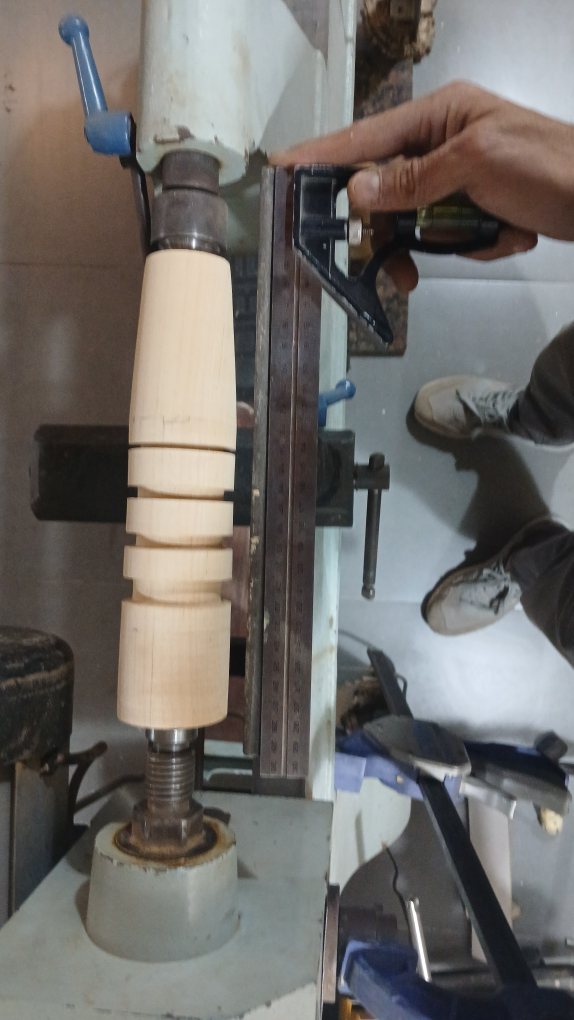
#> input picture services/lathe_guard/corpus/real_bg/1000096816.jpg, 2296 x 4080 px (shown at 1/4 size)
$ python calibrate_lathe.py --image corpus/real_bg/1000096816.jpg   (older library calls are emulated)
#> lines starting #> are read from the running program, lines starting #| are printed output that depends on the picture
### services/lathe_guard/lathe_vision_capture.py
"""
lathe_vision_capture.py — High-Speed Camera Capture & Dynamic Red-Zone Profiler
The Crafters Hub | The Cabinet AI Automation
Supports:
  - Android Phones via RTSP / HTTP (IP Webcam, RTSP Camera app)
  - Android Phones via USB Direct (DroidCam, Iriun Webcam, USB Camera Index 0, 1, 2)
  - Synthetic Mock Mode (--mock) for zero-hardware bench testing
"""

import argparse
import os
import sys
import time
from typing import List, Optional, Tuple
import cv2
import numpy as np
from lathe_profile import load_lathe_profile
from lathe_scheduler import MASK_CAPTURE_CORES, win32_realtime_context
from lathe_shm import DEFAULT_SHM_NAME, LatheShmWriter, ROI_C, ROI_H, ROI_W, StatusFlag

# Default calibrated spindle centerline in the 600x900 ROI
SPINDLE_AXIS_Y = 300
X_STATIONS = [120, 320, 520, 720]
CAMERA_FAULT_MASK = int(
    StatusFlag.CAMERA_FROZEN | StatusFlag.CAMERA_OBSTRUCTED | StatusFlag.CAMERA_MOVED
)


def compute_dynamic_red_zone(
    roi_bgr: np.ndarray,
    safety_margin_px: int = 25,
    radius_clamp: Tuple[int, int] = (60, 160),
    prev_poly: Optional[np.ndarray] = None,
    max_step_px: int = 10,
    axis_y: Optional[int] = None,
    x_stations: Optional[List[int]] = None,
) -> np.ndarray:
    """
    Profiles the vertical Sobel edge envelope perpendicular to SPINDLE_AXIS_Y across
    4 axial stations to measure real-time turning blank radius and pinch boundaries.
    Uses nearest outward silhouette edge, clamps radius to `radius_clamp` ([60, 160]),
    and rate-limits boundary changes to `+-max_step_px` per update (F-4).
    Returns an 8-vertex closed polygon (shape: 8x2, dtype: int32).
    """
    ax_y = SPINDLE_AXIS_Y if axis_y is None else int(axis_y)
    stations = X_STATIONS if x_stations is None else [int(s) for s in x_stations]

    gray = cv2.cvtColor(roi_bgr, cv2.COLOR_BGR2GRAY)
    grad_y = cv2.Sobel(gray, cv2.CV_16S, 0, 1, ksize=3)
    abs_grad = cv2.convertScaleAbs(grad_y)

    r_min, r_max = int(radius_clamp[0]), int(radius_clamp[1])
    min_core_r = 30
    max_search_r = max(min_core_r + 10, r_max - safety_margin_px + 15)

    top_pts = []
    bot_pts = []

    for x in stations:
        strip = abs_grad[:, max(0, x - 6):min(ROI_W, x + 6)].mean(axis=1)
        top_band_start = max(0, ax_y - max_search_r)
        top_band_end = max(0, ax_y - min_core_r)
        bot_band_start = min(ROI_H, ax_y + min_core_r)
        bot_band_end = min(ROI_H, ax_y + max_search_r)

        above_edges = np.where(strip[top_band_start:top_band_end] > 40)[0]
        below_edges = np.where(strip[bot_band_start:bot_band_end] > 40)[0]

        # Outermost strong silhouette edge within clamped search band (compensated 2px for Sobel/stroke width)
        r_top = max(0, (ax_y - (top_band_start + int(above_edges[0]))) - 2) if len(above_edges) > 0 else 75
        r_bot = max(0, (min_core_r + int(below_edges[-1])) - 2) if len(below_edges) > 0 else 75

        raw_radius = max(r_top, r_bot) + safety_margin_px
        radius = int(np.clip(raw_radius, r_min, r_max))

        top_pts.append([x, max(10, ax_y - radius)])
        bot_pts.append([x, min(ROI_H - 10, ax_y + radius)])

    new_poly = np.array(top_pts + bot_pts[::-1], dtype=np.int32)
    if prev_poly is not None and prev_poly.shape == new_poly.shape and max_step_px > 0:
        dy = np.clip(new_poly[:, 1] - prev_poly[:, 1], -max_step_px, max_step_px)
        new_poly[:, 1] = prev_poly[:, 1] + dy

    return new_poly


# [194 lines left out: functions generate_mock_lathe_frame, open_camera, run_capture_loop, not called in this run]


# [38 lines that do not run on import are left out]

### services/lathe_guard/calibrate_lathe.py
"""
calibrate_lathe.py — Interactive & CLI Lathe Geometry Calibration Wizard (Phase 3: T3.2)
The Crafters Hub | LatheGuard Physical AI

Allows any workshop to retrofit LatheGuard onto their woodturning lathe in 5 steps:
  1. Spindle Axis (2 clicks along the headstock-to-tailstock centerline)
  2. Headstock & Tailstock Zone Boundaries (2 clicks marking chuck end and live-center end)
  3. Operator Position (`bottom` y > axis_y or `top` y < axis_y)
  4. Physical Scale Calibration (2 clicks across a known ruler length, e.g. 100 mm on a steel square)
  5. Saves `<output>.json` to `profiles/` and writes a visual Red-Zone calibration preview image.
"""

import argparse
import json
import math
from pathlib import Path
from typing import Any, Dict, List, Optional, Tuple
import cv2
import numpy as np

from lathe_profile import DEFAULT_LATHE_PROFILE, PROFILES_DIR
from lathe_shm import ROI_H, ROI_W
from lathe_vision_capture import compute_dynamic_red_zone


def compute_calibration_profile(
    name: str,
    axis_pts: Tuple[Tuple[int, int], Tuple[int, int]],
    zone_pts: Tuple[Tuple[int, int], Tuple[int, int]],
    ruler_pts: Optional[Tuple[Tuple[int, int], Tuple[int, int]]] = None,
    ruler_mm: float = 100.0,
    operator_side: str = "bottom",
    roi_offset: Tuple[int, int] = (510, 240),
) -> Dict[str, Any]:
    """Computes a standardized LatheGuard profile dictionary from calibration points in 900x600 ROI space."""
    prof = json.loads(json.dumps(DEFAULT_LATHE_PROFILE))
    prof["name"] = name
    prof["roi"] = {"x0": int(roi_offset[0]), "y0": int(roi_offset[1])}

    axis_y = int(round((axis_pts[0][1] + axis_pts[1][1]) / 2.0))
    axis_y = int(np.clip(axis_y, 120, ROI_H - 120))
    prof["axis_y"] = axis_y

    hx = min(int(zone_pts[0][0]), int(zone_pts[1][0]))
    tx = max(int(zone_pts[0][0]), int(zone_pts[1][0]))
    span = max(120, tx - hx)
    prof["zones"] = {
        "headstock_x_max": int(hx + 0.25 * span),
        "tailstock_x_min": int(hx + 0.75 * span),
    }
    prof["x_stations"] = [
        int(hx + 0.05 * span),
        int(hx + 0.35 * span),
        int(hx + 0.65 * span),
        int(hx + 0.95 * span),
    ]
    prof["operator_side"] = "bottom" if str(operator_side).lower() != "top" else "top"

    if ruler_pts is not None and ruler_mm > 0:
        dx = float(ruler_pts[1][0] - ruler_pts[0][0])
        dy = float(ruler_pts[1][1] - ruler_pts[0][1])
        dist_px = math.hypot(dx, dy)
        prof["px_per_mm"] = round(dist_px / float(ruler_mm), 3) if dist_px > 1.0 else None
    else:
        prof["px_per_mm"] = None

    return prof


def render_calibration_preview(roi_bgr: np.ndarray, prof: Dict[str, Any]) -> np.ndarray:
    """Draws the calibrated spindle axis, headstock/tailstock zones, and dynamic Red-Zone polygon."""
    vis = roi_bgr.copy()
    axis_y = int(prof.get("axis_y", 300))
    poly = compute_dynamic_red_zone(
        vis,
        safety_margin_px=int(prof.get("margin_px", 25)),
        radius_clamp=tuple(prof.get("radius_clamp", [60, 160])),
    )
    overlay = vis.copy()
    cv2.fillPoly(overlay, [poly], (0, 0, 180))
    cv2.addWeighted(overlay, 0.28, vis, 0.72, 0, vis)
    cv2.polylines(vis, [poly], True, (0, 215, 255), 2)
    cv2.line(vis, (0, axis_y), (ROI_W, axis_y), (0, 255, 128), 1, cv2.LINE_AA)

    hx = int(prof["zones"]["headstock_x_max"])
    tx = int(prof["zones"]["tailstock_x_min"])
    cv2.line(vis, (hx, 0), (hx, ROI_H), (255, 180, 0), 1)
    cv2.line(vis, (tx, 0), (tx, ROI_H), (255, 180, 0), 1)
    scale_txt = f"{prof['px_per_mm']} px/mm" if prof.get("px_per_mm") else "uncalibrated scale"
    cv2.putText(
        vis,
        f"Profile: {prof['name']} | Axis Y={axis_y} | Op={prof['operator_side']} | {scale_txt}",
        (16, 28),
        cv2.FONT_HERSHEY_SIMPLEX,
        0.58,
        (240, 245, 255),
        2,
        cv2.LINE_AA,
    )
    return vis


def main(argv: Optional[List[str]] = None) -> int:
    parser = argparse.ArgumentParser(description="LatheGuard 5-Step Lathe Calibration Wizard")
    parser.add_argument("--image", type=str, default="", help="Path to workshop lathe photo (1920x1080 or resized)")
    parser.add_argument("--name", type=str, default="custom_lathe", help="Profile name to save")
    parser.add_argument("--operator-side", type=str, default="bottom", choices=["bottom", "top"])
    parser.add_argument("--ruler-mm", type=float, default=100.0, help="Known ruler segment length in mm")
    parser.add_argument("--non-interactive", action="store_true", help="Run automated calibration without GUI clicks")
    parser.add_argument("--preview-out", type=str, default="", help="Optional path to save preview image")
    args = parser.parse_args(argv)

    if args.image and Path(args.image).is_file():
        img = cv2.imread(args.image)
#> img is the input picture: shape (4080, 2296, 3); mean B, G, R 105.3, 108.4, 111.3
        full = cv2.resize(img, (1920, 1080))
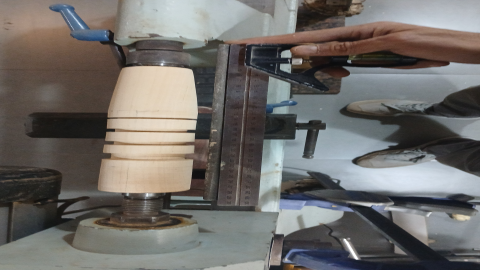
#> full: shape (1080, 1920, 3) (shown at 1/4 size); mean B, G, R 105.2, 108.3, 111.2
        roi = full[240 : 240 + ROI_H, 510 : 510 + ROI_W].copy()
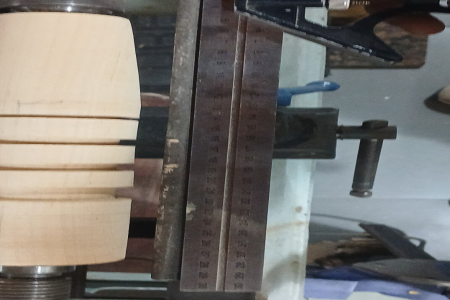
#> roi: shape (600, 900, 3) (shown at 1/2 size); mean B, G, R 111.8, 116.2, 119.1
    else:
        roi = np.full((ROI_H, ROI_W, 3), 28, dtype=np.uint8)
        cv2.rectangle(roi, (100, 210), (760, 390), (70, 142, 212), -1)

    clicks: List[Tuple[int, int]] = []
    if not args.non_interactive:
        win = "LatheGuard Calibration (Click: 2x Axis, 2x Head/Tail, 2x Ruler 100mm, then press Q)"
        disp = roi.copy()

        # [5 lines left out: function _on_mouse, not called in this run]

        cv2.namedWindow(win, cv2.WINDOW_NORMAL)
        cv2.setMouseCallback(win, _on_mouse)
        cv2.imshow(win, disp)
        while len(clicks) < 6:
            key = cv2.waitKey(30) & 0xFF
#> (key q is pressed here)
            if key in (ord("q"), 27):
                break
        cv2.destroyAllWindows()

    if len(clicks) >= 6:
        axis_pts = (clicks[0], clicks[1])
        zone_pts = (clicks[2], clicks[3])
        ruler_pts = (clicks[4], clicks[5])
    else:
        axis_pts = ((120, 300), (720, 300))
        zone_pts = ((120, 300), (720, 300))
        ruler_pts = ((300, 420), (420, 420))

    prof = compute_calibration_profile(
        name=args.name,
        axis_pts=axis_pts,
        zone_pts=zone_pts,
        ruler_pts=ruler_pts,
        ruler_mm=args.ruler_mm,
        operator_side=args.operator_side,
    )
    PROFILES_DIR.mkdir(parents=True, exist_ok=True)
    out_json = PROFILES_DIR / f"{args.name}.json"
    out_json.write_text(json.dumps(prof, indent=2), encoding="utf-8")
    print(f"[CALIBRATE] Saved profile -> {out_json}")

    preview = render_calibration_preview(roi, prof)
#> in compute_dynamic_red_zone, `gray = cv2.cvtColor(roi_bgr, cv2.COLOR_BGR2GRAY)`:
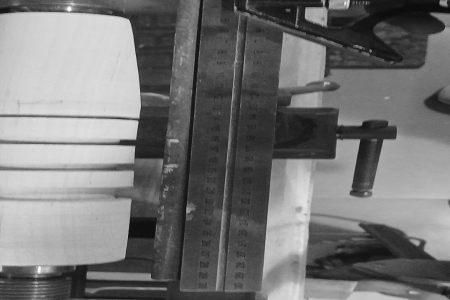
#> gray: shape (600, 900) (shown at 1/2 size); min 6, max 254, mean 116.6
#> in compute_dynamic_red_zone, `grad_y = cv2.Sobel(gray, cv2.CV_16S, 0, 1, ksize=3)`:
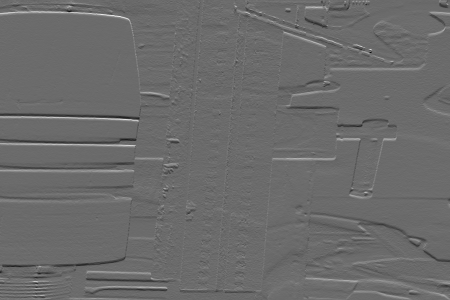
#> grad_y: shape (600, 900) int16 (shown at 1/2 size); min -420, max 577, mean 0.6; drawn with min black and max white
#> in compute_dynamic_red_zone, `abs_grad = cv2.convertScaleAbs(grad_y)`:
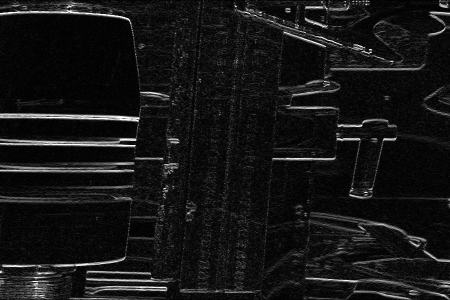
#> abs_grad: shape (600, 900) (shown at 1/2 size); min 0, max 255, mean 21.6
#> the loop in compute_dynamic_red_zone, `for x in stations:` made 4 passes
#> (above_edges, r_top, r_bot, raw_radius, radius) on passes 1, 4: ([78, 79, 80, 81, 82, 83, 84, 85, 86, 87, 88], 70, 103, 128, 128), ([95, 99, 100, 101, 102, 103], 53, 146, 171, 160)
#> after the loop in compute_dynamic_red_zone, `for x in stations:`: bot_pts = [[120, 428], [320, 460], [520, 400], [720, 460]]; top_pts = [[120, 172], [320, 140], [520, 200], [720, 140]]
#> in compute_dynamic_red_zone, `new_poly = np.array(top_pts + bot_pts[::-1], dtype=np.int32)`: new_poly = [[120, 172], [320, 140], [520, 200], [720, 140], [720, 460], [520, 400], [320, 460], [120, 428]]
#> in render_calibration_preview, `poly = compute_dynamic_red_zone( vis, safety_margin_px=int(prof.get("m..`: poly has the same summary as new_poly in compute_dynamic_red_zone
#> in render_calibration_preview, `cv2.fillPoly(overlay, [poly], (0, 0, 180))`:
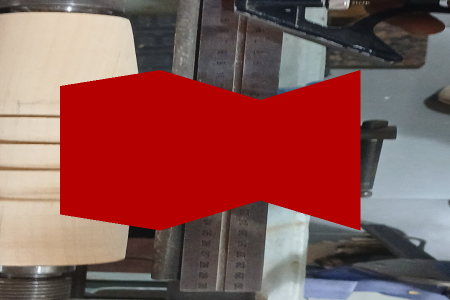
#> overlay: shape (600, 900, 3) (shown at 1/2 size); mean B, G, R 80, 82.8, 138.9
#> in render_calibration_preview, `cv2.putText( vis, f"Profile: {prof['name']} | Axis Y={axis_y} | Op={pr..`:
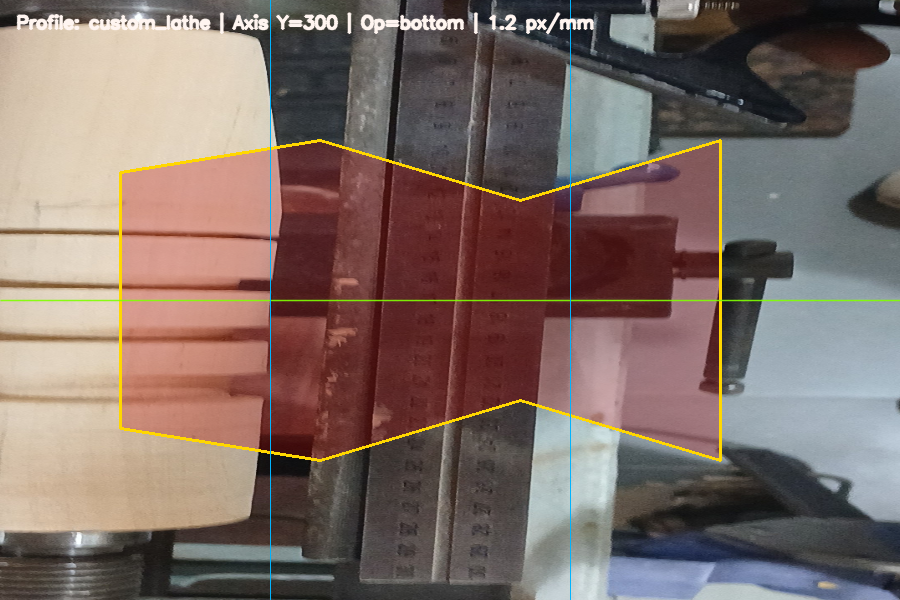
#> vis: shape (600, 900, 3); mean B, G, R 103.3, 109.7, 126.8
    if args.preview_out:
        Path(args.preview_out).parent.mkdir(parents=True, exist_ok=True)
        cv2.imwrite(args.preview_out, preview)
        print(f"[CALIBRATE] Saved preview -> {args.preview_out}")
    return 0


if __name__ == "__main__":
    raise SystemExit(main())
#> (the program exits here)

$ run again, on services/lathe_guard/corpus/real_bg/1000096832.jpg
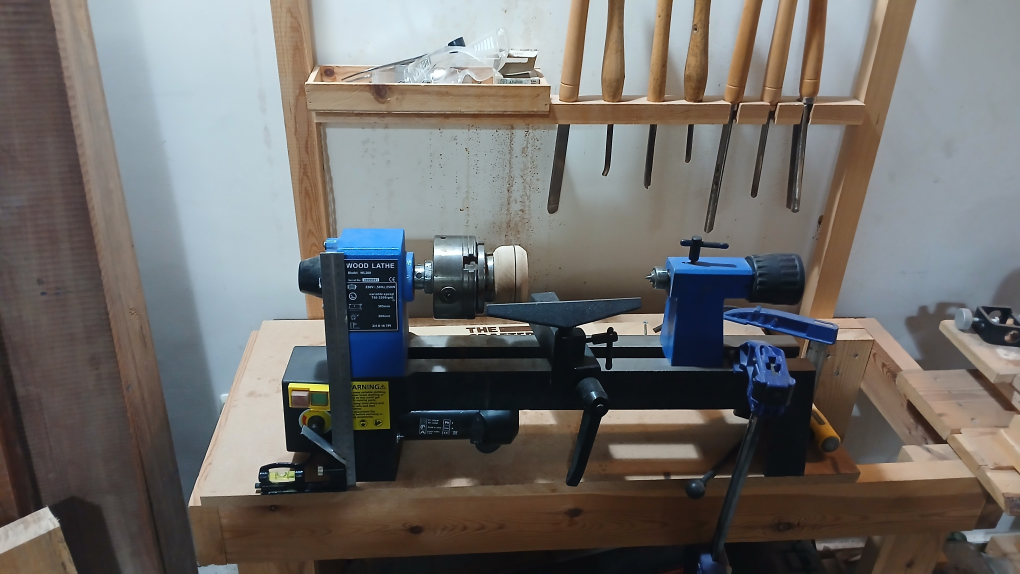
#> input picture services/lathe_guard/corpus/real_bg/1000096832.jpg, 4080 x 2296 px (shown at 1/4 size)
#> in main, img is the input picture: shape (2296, 4080, 3); mean B, G, R 105.4, 108, 110.7
#> in compute_dynamic_red_zone, `abs_grad = cv2.convertScaleAbs(grad_y)`:
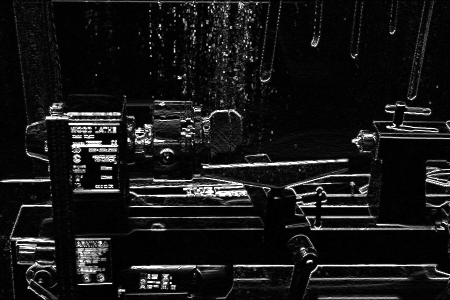
#> abs_grad: shape (600, 900) (shown at 1/2 size); min 0, max 255, mean 23.2
#> the loop in compute_dynamic_red_zone, `for x in stations:` made 4 passes
#> (r_top, r_bot, raw_radius, radius) on passes 1 to 2: (93, 75, 118, 118), (147, 147, 172, 160)
#> after the loop in compute_dynamic_red_zone, `for x in stations:`: bot_pts = [[120, 418], [320, 460], [520, 460], [720, 459]]; top_pts = [[120, 182], [320, 140], [520, 140], [720, 141]]
#> new_poly = [[120, 182], [320, 140], [520, 140], [720, 141], [720, 459], [520, 460], [320, 460], [120, 418]]
#> poly has the same summary as new_poly in compute_dynamic_red_zone
#> in render_calibration_preview, `cv2.putText( vis, f"Profile: {prof['name']} | Axis Y={axis_y} | Op={pr..`:
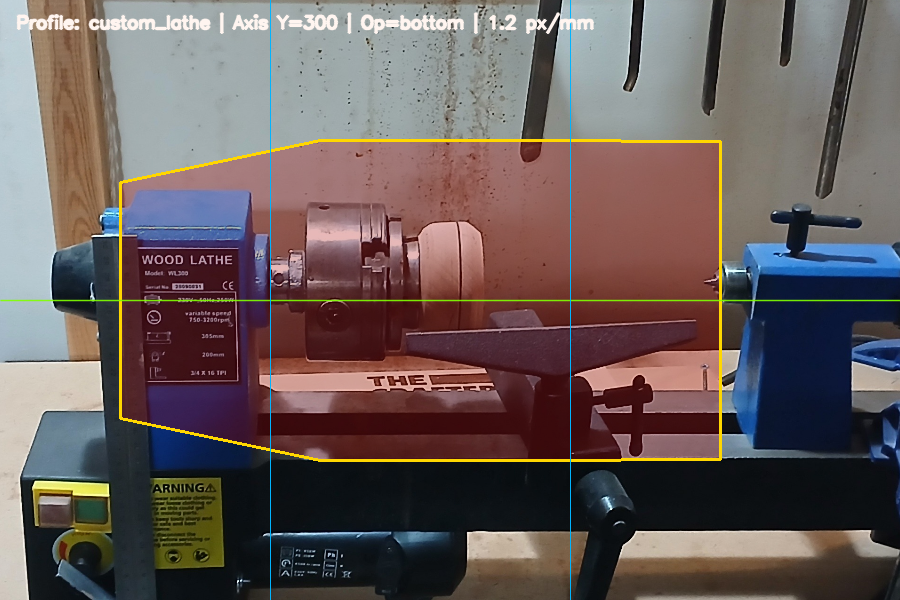
#> vis: shape (600, 900, 3); mean B, G, R 90.8, 92.1, 104.5
